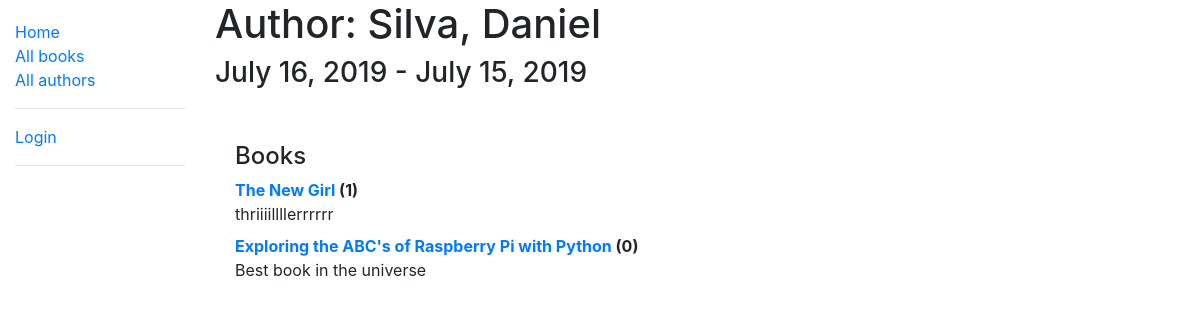
Page /catalog/author/5 on the committed database.
### catalog/models.py (models this page shows, shortened)
class Author(models.Model):
    first_name = models.CharField(max_length=100)
    last_name = models.CharField(max_length=100)
    date_of_birth = models.DateField(null=True, blank=True)
    date_of_death = models.DateField(null=True, blank=True)
    class Meta:
        ordering = ['last_name']

class Book(models.Model):
    title = models.CharField(max_length=200)
    author = models.ForeignKey('Author', on_delete=models.SET_NULL, null=True)
    summary = models.TextField(
        max_length=1000, help_text='Enter a brief description of the book')
    isbn = models.CharField(
        'ISBN', max_length=13, help_text='13 character <a href="https://www.isbn-international.org/content/what-isbn">ISBN number</a>')
    genre = models.ManyToManyField(
        Genre, help_text='Select a genre for this book')
    language = models.ManyToManyField(
        Language, help_text='Select a language for this book')
    def __str__(self):
        return self.title
    def display_genre(self):
        """Create a string for the Genre. This is required to display genre in Admin"""
        return ','.join(genre.name for genre in self.genre.all()[:3])
    display_genre.short_description = 'Genre of Book'

### catalog/views.py (the view)
# urls.py: path('author/<int:pk>', views.AuthorDetailsView.as_view(), name='author-detail'),
class AuthorDetailsView(generic.DetailView):
    model = Author
    template_name = 'author_detail.html'

### catalog/templates/author_detail.html
{% extends "base_generic.html" %}
{% block content %}
  <h1>Author: {{ author.last_name }}, {{ author.first_name }} </h1>
  <h3> {{ author.date_of_birth }} - {{ author.date_of_death }}</h3>
  <br>
  <div style="margin-left:20px;margin-top:20px">
    <h4>Books</h4>
    <dl>
    {% for book in author.book_set.all %}
        <dt><a href="{% url 'book-detail' book.pk %}">{{ book }}</a> ({{ book.bookinstance_set.all.count }})</dt>
        <dd> {{ book.summary }}</dd>
    {% endfor %}
    </dl>
  </div>
{% endblock %}

### rows in the picture
Author: last_name "Silva", first_name "Daniel", date_of_birth "July 16, 2019", date_of_death "July 15, 2019"
Book: title "The New Girl", bookinstance_set.all.count "1", summary "thriiiillllerrrrrr"
Book: title "Exploring the ABC's of Raspberry Pi with Python", bookinstance_set.all.count "0", summary "Best book in the universe"
